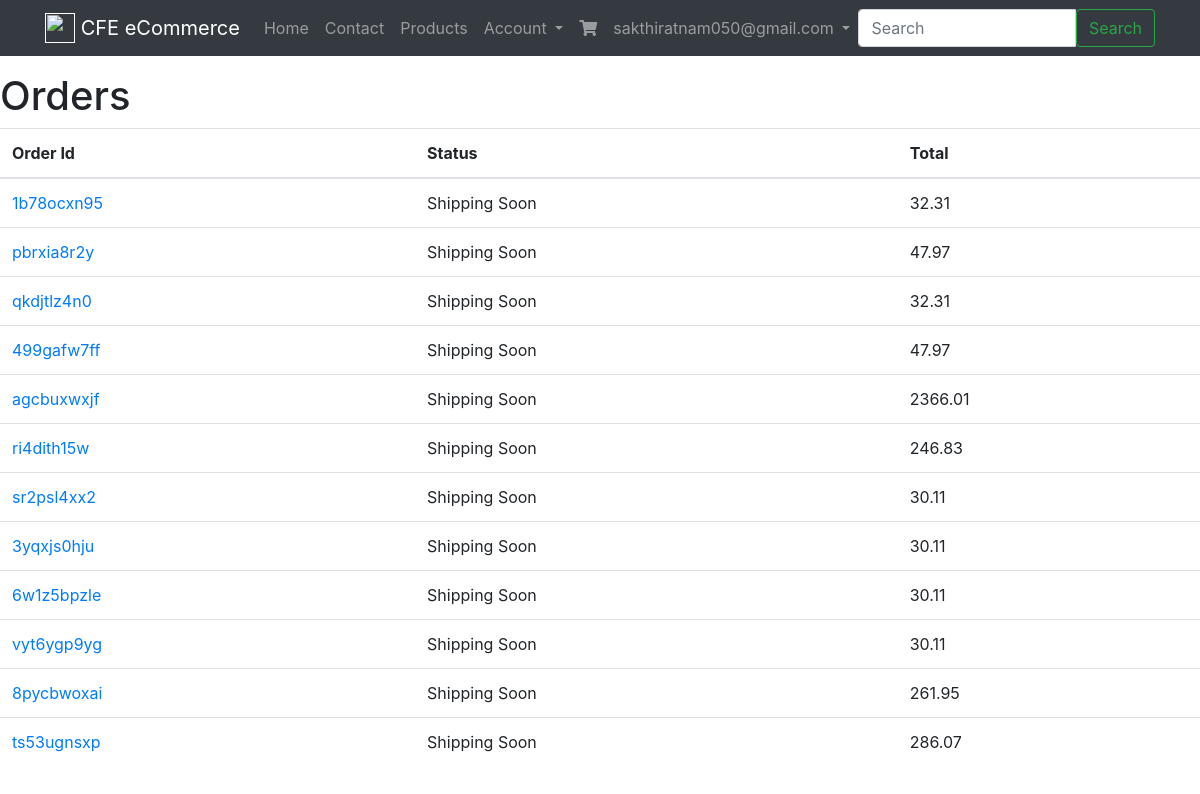
The app's page /order/ (signed in), older data.
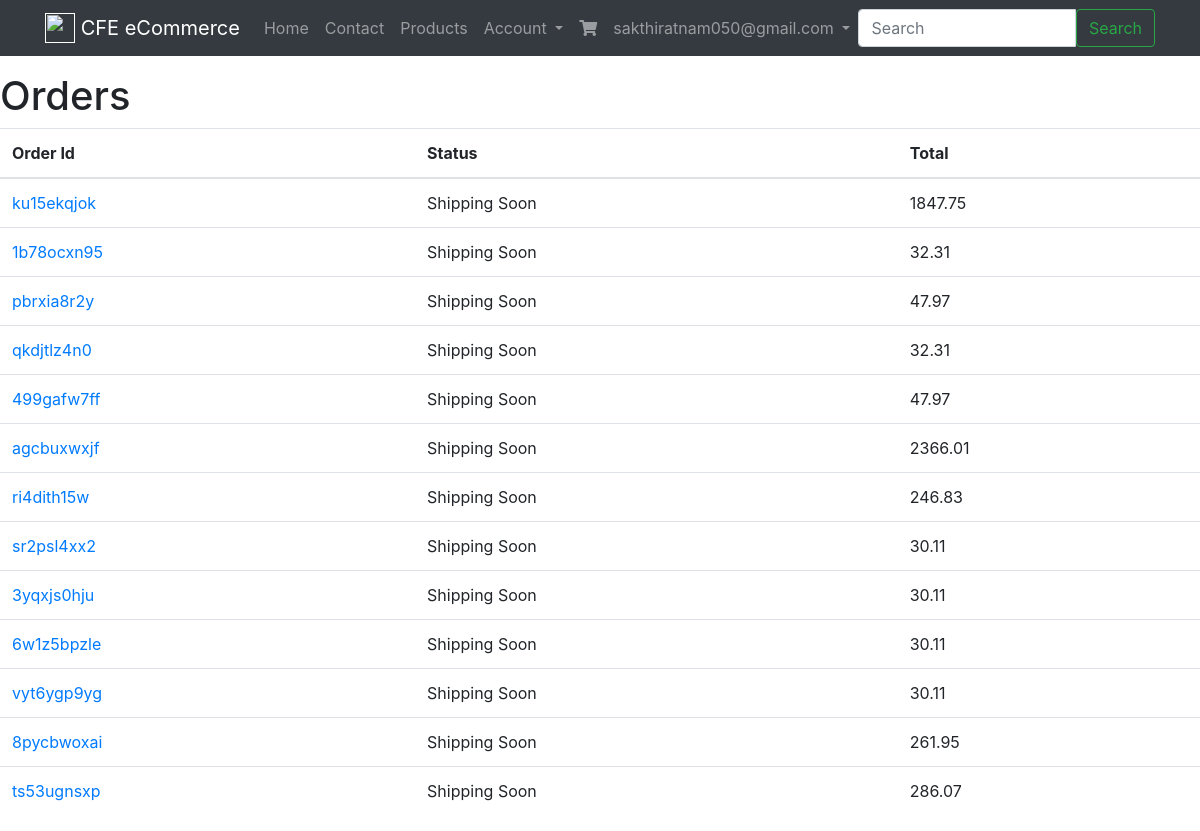
The same page, newer data.
### accounts/models.py (models this page shows, shortened)
class User(AbstractBaseUser):
	email = models.EmailField(max_length=290,unique=True)
	full_name=models.CharField(max_length=255,blank=True,null=True)
	is_active=models.BooleanField(default=True)
	active=models.BooleanField(default=True)
	staff=models.BooleanField(default=False)
	admin=models.BooleanField(default=False)
	timestamp=models.DateTimeField(auto_now_add=True)
	USERNAME_FIELD = 'email' #username
	REQUIRED_FIELDS = []
	objects = UserManager()

### orders/models.py (models this page shows, shortened)
class Order(models.Model):
	billing_profile=models.ForeignKey(BillingProfile,on_delete=models.CASCADE,null=True,blank=True)
	order_id = models.CharField(max_length=120,blank=True)
	shipping_address= models.ForeignKey(Address, related_name="shipping_address",on_delete=models.CASCADE,null=True, blank=True)
	billing_address= models.ForeignKey(Address, related_name="billing_address",on_delete=models.CASCADE,null=True, blank=True)
	cart = models.ForeignKey(Cart,on_delete=models.CASCADE)
	status = models.CharField(max_length=120,blank=True,default='created',choices=OrderChoices)
	shipping_total = models.DecimalField(max_digits=100,decimal_places=2,default=5.99)
	total = models.DecimalField(max_digits=100,decimal_places=2,default=0.00)
	active = models.BooleanField(default=True)
	updated = models.DateTimeField(auto_now=True)
	timestamp = models.DateTimeField(auto_now_add=True)
	objects=OrderManager()
	class Meta:
		ordering = ['-timestamp','-updated']
	def get_absolute_url(self):
		return reverse("orders:detail",kwargs={'order_id':self.order_id})
	def get_status(self):
		if self.status == "refunded":
			return "Refunded order"
		elif self.status == "shipped":
			return "Shipped"
		return "Shipping Soon"

### orders/views.py (the view)
# urls.py: path('', OrderListView.as_view(), name='list'),
class OrderListView(LoginRequiredMixin,ListView):
	def get_queryset(self):
		return Order.objects.by_request(self.request).not_created()

### billing/models.py (called while the page is built)
    def new_or_get(self, request):
        user = request.user
        guest_email_id = request.session.get('guest_email_id')
        created = False
        obj = None
        if user.is_authenticated:
            obj, created = self.model.objects.get_or_create(
                            user=user, email=user.email)
        elif guest_email_id is not None:
            'guest user checkout; auto reloads payment stuff'
            guest_email_obj = GuestProfile.objects.get(id=guest_email_id)
            obj, created = self.model.objects.get_or_create(
                                            email=guest_email_obj.email)
        else:
            pass
        return obj, created

### orders/models.py (called while the page is built)
	def by_request(self,request):
		billing_profile,created = BillingProfile.objects.new_or_get(request)
		return self.filter(billing_profile=billing_profile)

	def not_created(self):
		return self.exclude(status='created')

	def get_queryset(self):
		return OrderManagerQuerySet(self.model,using=self._db)

	def by_request(self,request):
		return self.get_queryset().by_request(request)

### templates/orders/order_list.html
{% extends "base.html" %}
{% block content %}
<div class='row'>
    <div class='col-12'>
        <h1>Orders</h1>
    </div>
</div>
<div class='row'>
    <div class='col'>
        <table class='table'>
            <thead><th>Order Id</th><th>Status</th><th>Total</th></thead>
            <tbody>
                {% for object in object_list %}
                    <tr>
                        <td><a href='{{ object.get_absolute_url }}'>{{ object.order_id }}</a></td>
                        <td>{{ object.get_status }}</td>
                        <td>{{ object.total }}</td>
                    </tr>
                {% empty %}
                <tr><td colspan="3"><p class='lead'>No orders yet.</td></tr>
                {% endfor %}
            </tbody>
        </table>
    </div>
</div>
{% endblock %}

### templates/base.html (shortened to what this page needs)
<!doctype html>
{% load static %}
<html lang="en">
  <head>
    <link rel="stylesheet" href="https://stackpath.bootstrapcdn.com/bootstrap/4.4.1/css/bootstrap.min.css">
    <link rel="stylesheet" type="text/css" href="{% static 'css/main.css' %}">
    <link rel="stylesheet" href="https://use.fontawesome.com/releases/v5.6.1/css/all.css">
    <link rel="stylesheet" href="https://cdnjs.cloudflare.com/ajax/libs/jquery-confirm/3.3.0/jquery-confirm.min.css">
    <link rel="stylesheet" type="text/css" href="{% static 'css/stripe-custom-style.css' %}">
  </head>
  <body>
    {% include 'base/navbar.html' %}
    {% block content %}
    {% endblock content %}
  </body>
</html>

### templates/base/navbar.html (shortened to what this page needs)
{% url 'contact' as contact_url %}
{% url 'products:list' as product_list_url %}
{% url 'login' as login_url %}
{% url 'register' as register_url %}
{% url 'cart:home' as cart_url %}
{% url 'account:home' as account_url %}
<nav class="navbar navbar-expand-lg navbar-dark bg-dark mb-3">
   <div class='container'>
  <a class="navbar-brand" href="{{ home_url }}">
    <img src="http://getbootstrap.com/assets/brand/bootstrap-solid.svg" width="30" height="30" class="d-inline-block align-top" alt="">
    {% if brand_name %} {{brand_name }} {% else %}CFE eCommerce {% endif %}
  </a>
  <div class="collapse navbar-collapse" id="navbarSupportedContent">
    <ul class="navbar-nav mr-auto">
      <li class="nav-item {% if request.path == home_url %}active{% endif %}">
        <a class="nav-link" href="#">Home <span class="sr-only">(current)</span></a>
      </li>
      <li class="nav-item {% if request.path == contact_url %}active{% endif %}">
        <a class="nav-link" href="{{ contact_url }}">Contact</a>
      </li>
      <li class="nav-item {% if request.path == product_list_url %}active{% endif %}">
        <a class="nav-link" href="{{ product_list_url }}">Products</a>
      </li>
      {% if request.user.is_authenticated %}
       <li class="nav-item dropdown">
        <a class="nav-link dropdown-toggle" href="#" id="navbarDropdown" role="button" data-toggle="dropdown" aria-haspopup="true" aria-expanded="false">
          Account
        </a>
      </li>
      {% endif %}
        <li class="nav-item {% if request.path == cart_url %}active{% endif %}">
          <a class="nav-link" href="{{ cart_url }}"><i class="fa fa-shopping-cart" aria-hidden="true"></i></a>
      </li>
        <li class="nav-item dropdown">
            <a class="nav-link dropdown-toggle" href="http://example.com" id="navbarDropdownMenuLink" data-toggle="dropdown" aria-haspopup="true" aria-expanded="false">
              {{request.user.email}}
            </a>
          </li>
    </ul>
    {% include 'search/form.html' %}
  </div>
</div>
</nav>

### templates/search/form.html
<form method='GET' action='{% url "search:query" %}' class="form my-2 my-lg-0 form-search">
  <div class='input-group'>
    <input class="form-control" type="text" placeholder="Search" name='q' aria-label="Search" value='{{ request.GET.q }}'>
    <span class='input-group-btn'>
        <button class="btn btn-outline-success" type="submit">Search</button>
    </span>
    </div>
</form>

Row changes from the older to the newer data that the page shows:
added Order: order_id "ku15ekqjok", get_status "Shipping Soon", total "1847.75"
